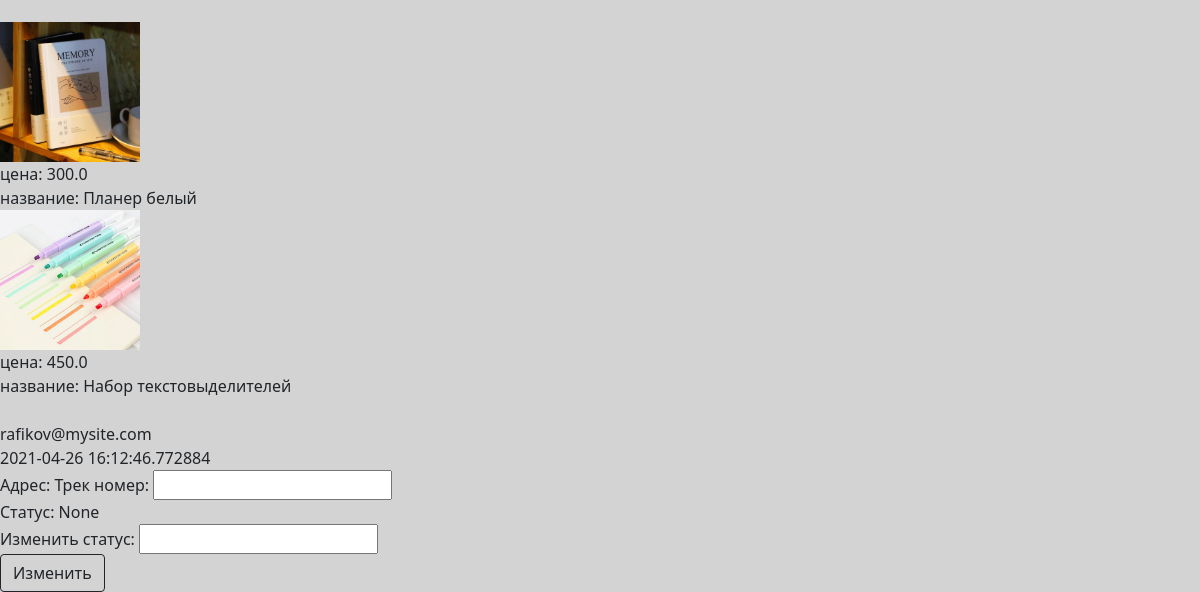
/admin85367/panel (signed in, lower part), run on an earlier commit of the app's database.
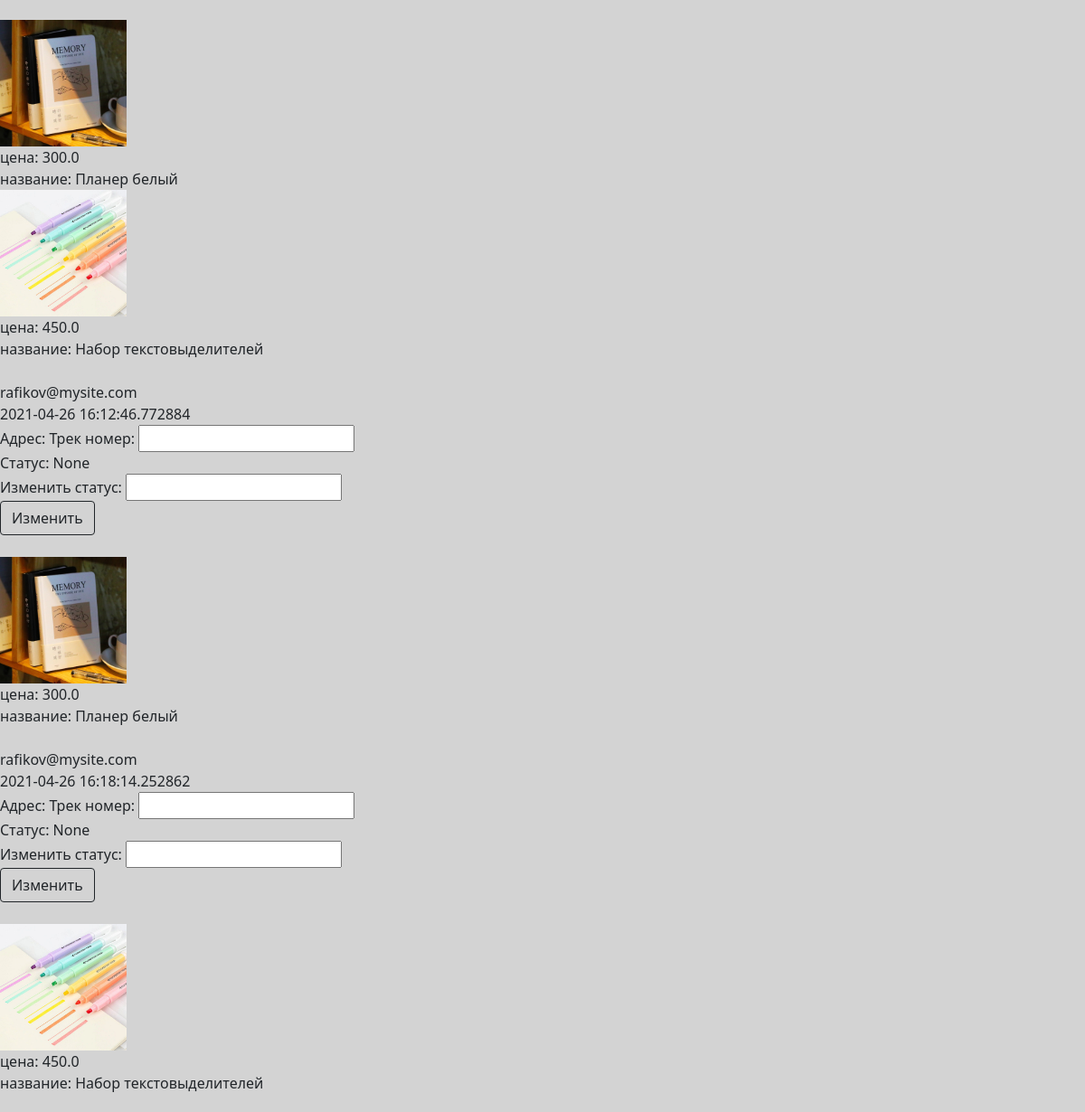
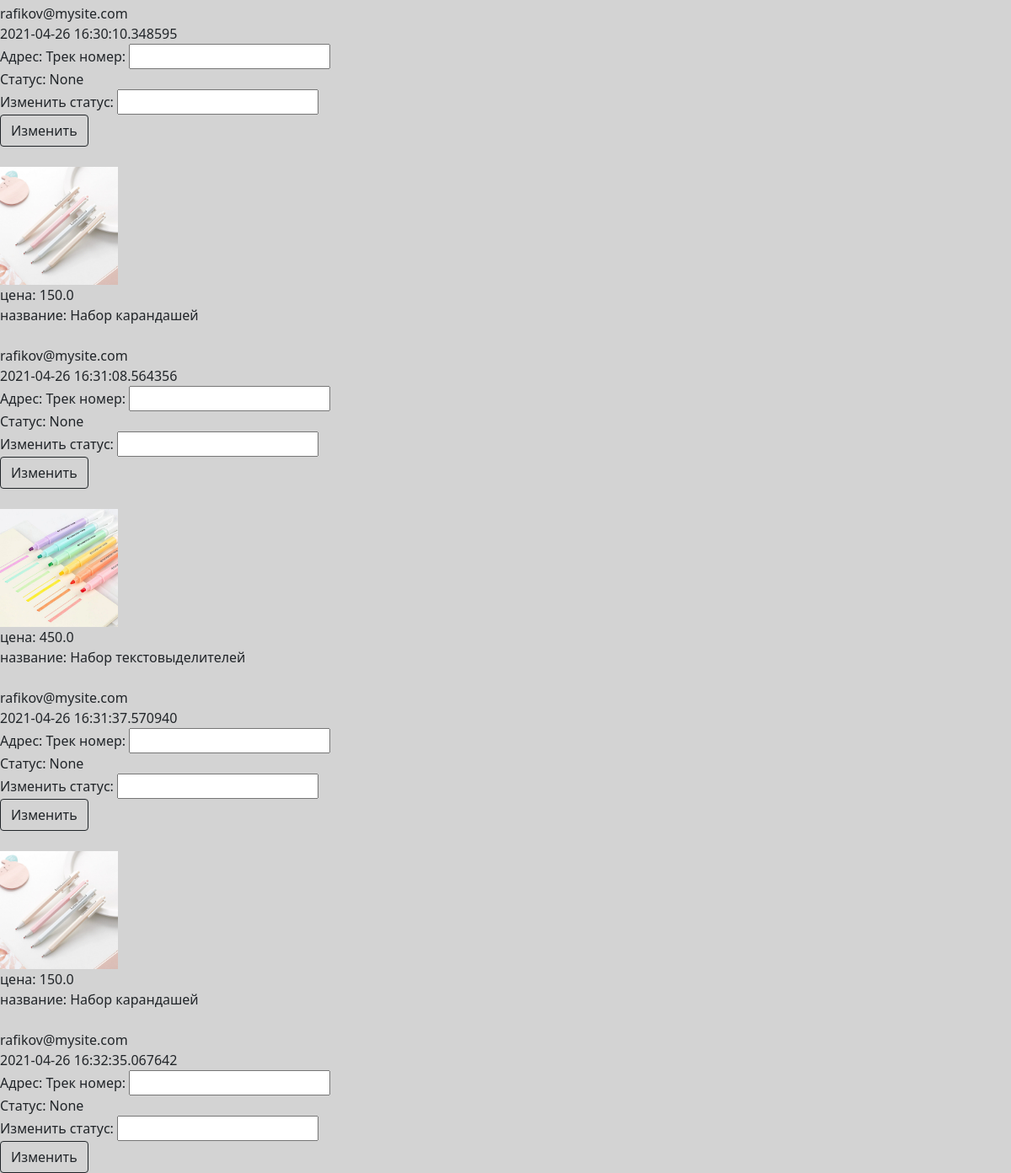
And on a later commit of the database (2 pictures, top to bottom).
### main.py (models this page shows)
class Orders(db.Model):  # таблица заказов
    id = db.Column(db.Integer, primary_key=True, autoincrement=True)  # номер заказа
    id_of_user = db.Column(db.Integer,  db.ForeignKey("users.id"))  # id заказчика из таблицы пользователей
    address = db.Column(db.String(200), nullable=True)  # адрес доставки
    email = db.Column(db.String(30), index=True, nullable=True)  # почта пользователя
    track_num = db.Column(db.String(30), nullable=True)  # трек номер
    comment_of_user = db.Column(db.String(200), nullable=True)  # комментарий заказчика
    comment_of_sender = db.Column(db.String(200), nullable=True)  # комментарий отправителя
    status = db.Column(db.String(30), nullable=True)  # статус заказа
    created_date = db.Column(db.DateTime,
                default=datetime.datetime.now)   # дата создания
    item = db.Column(db.String(300), index=True, nullable=True)   # товары

class Items(db.Model):  # таблица со всеми товарами
    id = db.Column(db.Integer, primary_key=True, autoincrement=True)
    name = db.Column(db.String(100), nullable=True)   # название товара
    description = db.Column(db.Text, nullable=True)  # описание
    photo_url = db.Column(db.Text, nullable=True)  # ссылка на фотографию
    count = db.Column(db.Integer, nullable=True)  # количество товара на складе
    price = db.Column(db.Float, nullable=True)   # стоимость 1 единицы товара

### main.py (the view)
    @app.route('/admin85367/panel', methods=['POST', 'GET'])  # админская панель - главная страница
    def panel():
        if request.method == 'GET':
            if 'admin' in session.keys() and session['admin'] == '4891nimda':  # проверка авторизации(на всякий)
                return render_template('panel.html', title='Панель',
                                        css_file='panel.css', orders=Orders.query.all(), Items=Items)
            else:
                return redirect('/admin85367')
        elif request.method == "POST":
            order = Orders.query.filter(Orders.id == request.form["id"]).first()
            order.track_num = request.form['track_num']
            db.session.commit()
            return redirect('/admin85367/panel')

### templates/panel.html (shortened to what this page needs)
{% extends "admin_base.html" %}
{% block content %}
{% if orders %}
{% for order in orders %}
<div>
    <form method="post">
    {% for i in order.item.split(';') %}
        <br><img src="/{{ Items.query.filter(Items.id == i.split(',')[0]).all()[0].photo_url }}" width="140px" height="140px">
        <br>
        <a>цена: {{ Items.query.filter(Items.id == i.split(',')[0]).all()[0].price }}</a>
        <br>
        <a>название: {{ Items.query.filter(Items.id == i.split(',')[0]).all()[0].name }}</a>
    {% endfor %}
    <br><br>
    <a>{{ order.email }}</a><br>
    <a>{{ order.created_date }}</a><br>
    <a>Адрес: {{ order.address }}</a>
    {% if order.track_num %}
        <a>Трек номер: {{ order.track_num }}</a><br>
    {% else %}
        <a>Трек номер: <input name='track_num'></a><br>
    {% endif %}
    <a>Статус: {{ order.status }}</a><br>
    <a>Изменить статус: <input name='updatestatus'></a><br>
    <button class="w-10 btn btn-outline-dark" type="submit">Изменить</button>
    </form>
</div>
{% endfor %}
{% else %}
<h3>История заказов пуста</h3>
{% endif %}
{% endblock %}

What changed in the data, as far as the page shows it:
added Orders: query.filter (picture), query.filter "300.0", query.filter "Планер белый", email "rafikov@mysite.com", created_date "2021-04-26 16:18:14.252862", status "None"
added Orders: query.filter (picture), query.filter "450.0", query.filter "Набор текстовыделителей", email "rafikov@mysite.com", created_date "2021-04-26 16:30:10.348595", status "None"
added Orders: query.filter (picture), query.filter "150.0", query.filter "Набор карандашей", email "rafikov@mysite.com", created_date "2021-04-26 16:31:08.564356", status "None"
added Orders: query.filter (picture), query.filter "450.0", query.filter "Набор текстовыделителей", email "rafikov@mysite.com", created_date "2021-04-26 16:31:37.570940", status "None"
added Orders: query.filter (picture), query.filter "150.0", query.filter "Набор карандашей", email "rafikov@mysite.com", created_date "2021-04-26 16:32:35.067642", status "None"
